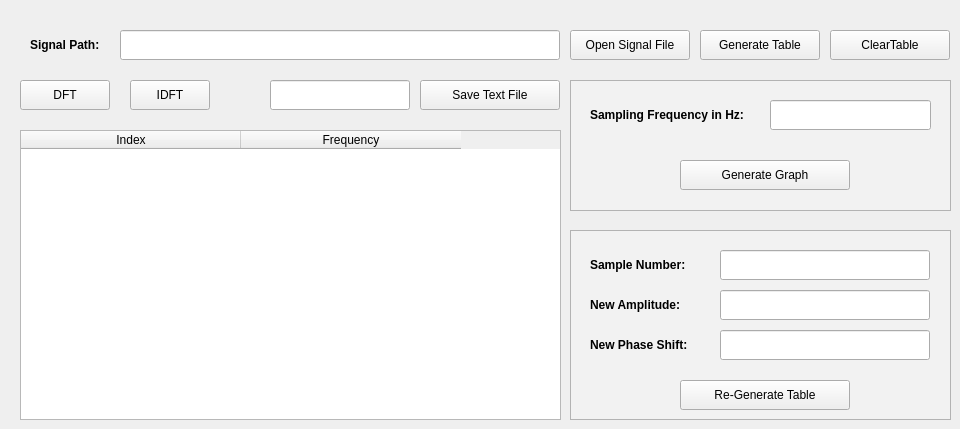
      <widget class="QWidget" name="p1_tab_4">
       <attribute name="title">
        <string>Task 4</string>
       </attribute>
       <widget class="QLineEdit" name="p1_t4_flineEdit_filePath">
        <property name="geometry">
         <rect>
          <x>120</x>
          <y>30</y>
          <width>440</width>
          <height>30</height>
         </rect>
        </property>
       </widget>
       <widget class="QPushButton" name="p1_t4_btn_openFile">
        <property name="geometry">
         <rect>
          <x>570</x>
          <y>30</y>
          <width>120</width>
          <height>30</height>
         </rect>
        </property>
        <property name="text">
         <string>Open Signal File</string>
        </property>
       </widget>
       <widget class="QTableWidget" name="p1_t4_tableWidget">
        <property name="geometry">
         <rect>
          <x>20</x>
          <y>130</y>
          <width>541</width>
          <height>290</height>
         </rect>
        </property>
        <attribute name="horizontalHeaderDefaultSectionSize">
         <number>220</number>
        </attribute>
        <column>
         <property name="text">
          <string>Index</string>
         </property>
        </column>
        <column>
         <property name="text">
          <string>Frequency</string>
         </property>
        </column>
       </widget>
       <widget class="QLabel" name="p1_t4_labelText">
        <property name="geometry">
         <rect>
          <x>30</x>
          <y>30</y>
          <width>81</width>
          <height>30</height>
         </rect>
        </property>
        <property name="font">
         <font>
          <pointsize>9</pointsize>
          <weight>75</weight>
          <bold>true</bold>
         </font>
        </property>
        <property name="text">
         <string>Signal Path:</string>
        </property>
       </widget>
       <widget class="QPushButton" name="p1_t4_btn_generateTable">
        <property name="geometry">
         <rect>
          <x>700</x>
          <y>30</y>
          <width>120</width>
          <height>30</height>
         </rect>
        </property>
        <property name="text">
         <string>Generate Table</string>
        </property>
       </widget>
       <widget class="QPushButton" name="p1_t4_btn_DFT">
        <property name="geometry">
         <rect>
          <x>20</x>
          <y>80</y>
          <width>90</width>
          <height>30</height>
         </rect>
        </property>
        <property name="text">
         <string>DFT</string>
        </property>
       </widget>
       <widget class="QPushButton" name="p1_t4_btn_IDFT">
        <property name="geometry">
         <rect>
          <x>130</x>
          <y>80</y>
          <width>80</width>
          <height>30</height>
         </rect>
        </property>
        <property name="text">
         <string>IDFT</string>
        </property>
       </widget>
       <widget class="QPushButton" name="p1_t4_btn_saveTextFile">
        <property name="geometry">
         <rect>
          <x>420</x>
          <y>80</y>
          <width>140</width>
          <height>30</height>
         </rect>
        </property>
        <property name="text">
         <string>Save Text File</string>
        </property>
       </widget>
       <widget class="QLineEdit" name="p1_t4_flineEdit_fileName">
        <property name="geometry">
         <rect>
          <x>270</x>
          <y>80</y>
          <width>140</width>
          <height>30</height>
         </rect>
        </property>
       </widget>
       <widget class="QFrame" name="p1_t4_f1">
        <property name="geometry">
         <rect>
          <x>570</x>
          <y>80</y>
          <width>381</width>
          <height>131</height>
         </rect>
        </property>
        <property name="styleSheet">
         <string notr="true">QFrame { 
	background: #f2f2f2;
 	border: 1px solid #b3b3b3; 
} </string>
        </property>
        <property name="frameShape">
         <enum>QFrame::StyledPanel</enum>
        </property>
        <property name="frameShadow">
         <enum>QFrame::Raised</enum>
        </property>
        <widget class="QLabel" name="p1_t4_f1_labelText">
         <property name="geometry">
          <rect>
           <x>20</x>
           <y>20</y>
           <width>170</width>
           <height>30</height>
          </rect>
         </property>
         <property name="font">
          <font>
           <pointsize>9</pointsize>
           <weight>75</weight>
           <bold>true</bold>
          </font>
         </property>
         <property name="styleSheet">
          <string notr="true">border: 0;</string>
         </property>
         <property name="text">
          <string>Sampling Frequency in Hz:</string>
         </property>
        </widget>
        <widget class="QLineEdit" name="p1_t4_f1_flineEdit_sampleFreq">
         <property name="geometry">
          <rect>
           <x>200</x>
           <y>20</y>
           <width>161</width>
           <height>30</height>
          </rect>
         </property>
        </widget>
        <widget class="QPushButton" name="p1_t4_f1_btn_generateGraph">
         <property name="geometry">
          <rect>
           <x>110</x>
           <y>80</y>
           <width>170</width>
           <height>30</height>
          </rect>
         </property>
         <property name="text">
          <string>Generate Graph</string>
         </property>
        </widget>
       </widget>
       <widget class="QFrame" name="p1_t4_f2">
        <property name="geometry">
         <rect>
          <x>570</x>
          <y>230</y>
          <width>381</width>
          <height>190</height>
         </rect>
        </property>
        <property name="styleSheet">
         <string notr="true">QFrame { 
	background: #f2f2f2;
 	border: 1px solid #b3b3b3; 
} </string>
        </property>
        <property name="frameShape">
         <enum>QFrame::StyledPanel</enum>
        </property>
        <property name="frameShadow">
         <enum>QFrame::Raised</enum>
        </property>
        <widget class="QLabel" name="p1_t4_f2_labelText_1">
         <property name="geometry">
          <rect>
           <x>20</x>
           <y>20</y>
           <width>120</width>
           <height>30</height>
          </rect>
         </property>
         <property name="font">
          <font>
           <pointsize>9</pointsize>
           <weight>75</weight>
           <bold>true</bold>
          </font>
         </property>
         <property name="styleSheet">
          <string notr="true">border: 0;</string>
         </property>
         <property name="text">
          <string>Sample Number:</string>
         </property>
        </widget>
        <widget class="QLineEdit" name="p1_t4_f2_flineEdit_sampleNumber">
         <property name="geometry">
          <rect>
           <x>150</x>
           <y>20</y>
           <width>210</width>
           <height>30</height>
          </rect>
         </property>
        </widget>
        <widget class="QPushButton" name="p1_t4_f2_btn_generateTable">
         <property name="geometry">
          <rect>
           <x>110</x>
           <y>150</y>
           <width>170</width>
           <height>30</height>
          </rect>
         </property>
         <property name="text">
          <string>Re-Generate Table</string>
         </property>
        </widget>
        <widget class="QLabel" name="p1_t4_f2_labelText_2">
         <property name="geometry">
          <rect>
           <x>20</x>
           <y>60</y>
           <width>120</width>
           <height>30</height>
          </rect>
         </property>
         <property name="font">
          <font>
           <pointsize>9</pointsize>
           <weight>75</weight>
           <bold>true</bold>
          </font>
         </property>
         <property name="styleSheet">
          <string notr="true">border: 0;</string>
         </property>
         <property name="text">
          <string>New Amplitude:</string>
         </property>
        </widget>
        <widget class="QLineEdit" name="p1_t4_f2_flineEdit_amplitude">
         <property name="geometry">
          <rect>
           <x>150</x>
           <y>60</y>
           <width>210</width>
           <height>30</height>
          </rect>
         </property>
        </widget>
        <widget class="QLabel" name="p1_t4_f2_labelText_3">
         <property name="geometry">
          <rect>
           <x>20</x>
           <y>100</y>
           <width>120</width>
           <height>30</height>
          </rect>
         </property>
         <property name="font">
          <font>
           <pointsize>9</pointsize>
           <weight>75</weight>
           <bold>true</bold>
          </font>
         </property>
         <property name="styleSheet">
          <string notr="true">border: 0;</string>
         </property>
         <property name="text">
          <string>New Phase Shift:</string>
         </property>
        </widget>
        <widget class="QLineEdit" name="p1_t4_f2_flineEdit_phaseShift">
         <property name="geometry">
          <rect>
           <x>150</x>
           <y>100</y>
           <width>210</width>
           <height>30</height>
          </rect>
         </property>
        </widget>
       </widget>
       <widget class="QPushButton" name="p1_t4_btn_clearTable">
        <property name="geometry">
         <rect>
          <x>830</x>
          <y>30</y>
          <width>120</width>
          <height>30</height>
         </rect>
        </property>
        <property name="text">
         <string>ClearTable</string>
        </property>
       </widget>
      </widget>
